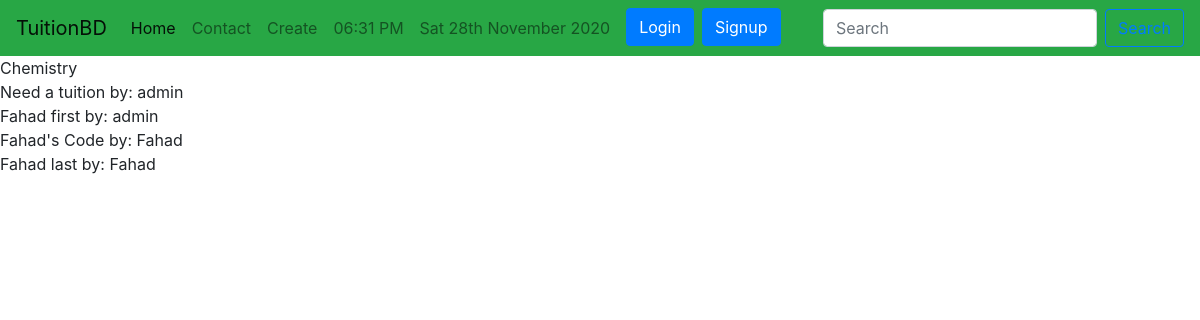
The app's page /tuition/subjects/, older data.
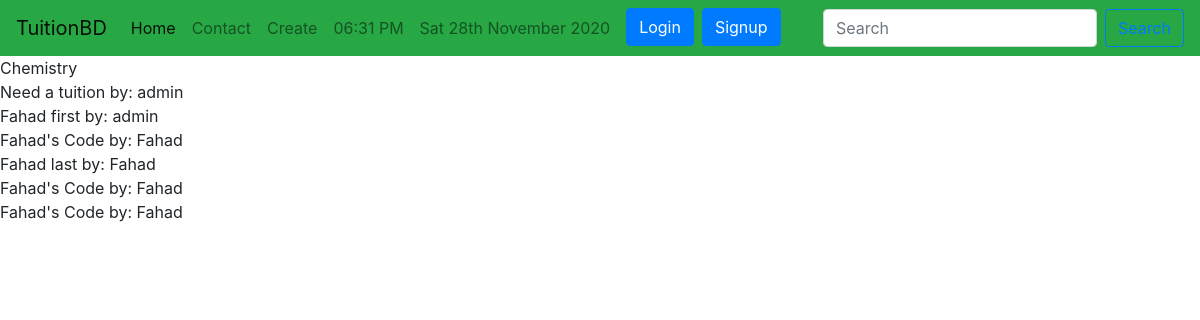
The same page, newer data.
### tuition/models.py (models this page shows, shortened)
class Post(models.Model):
    CATEGORY=(
        ('Teacher','Teacher'),
        ('Student','Student'),
    )
    MEDIUM=(
        ('bangla','bangla'),
        ('English','English'),
        ('Urdu','Urdu'),
        ('Hindi','Hindi'),
        ('Arabic','Arabic'),
    )
    user=models.ForeignKey(User,on_delete=models.CASCADE, blank=True, null= True)
    id=models.AutoField(primary_key=True)
    title=models.CharField(max_length=101)
    slug=models.CharField(max_length=100, default=title)
    email=models.EmailField()
    salary=models.FloatField()
    details=models.TextField()
    available=models.BooleanField()
    category=models.CharField(max_length=100,choices=CATEGORY)
    created_at=models.DateTimeField(default=now)
    image=models.ImageField(default='default.jpg', upload_to='tuition/images')
    medium=MultiSelectField(max_length=100, max_choices=5, choices=MEDIUM, default='bangla')
    subject=models.ManyToManyField(Subject, related_name='subject_set')
    class_in=models.ManyToManyField(Class_in, related_name='class_set')
    district=models.CharField(max_length=100, null=True, blank=True)
    likes=models.ManyToManyField(User, related_name='post_likes')
    views=models.ManyToManyField(User, related_name='post_views')
    objects=models.Manager()
    items=PostManager()

### tuition/views.py (the view)
# urls.py: path('subjects/',subview,name="subjects"),
def subview(request):
    sub=Subject.objects.get(name="Chemistry")
    post=sub.subject_set.all()
    return render(request, 'tuition/subjectview.html',{'sub':sub,'post':post})

### templates/tuition/subjectview.html
{% extends 'basic.html' %}
{% block body %}
{{sub.name}} <br>
{% for p in sub.subject_set.all %}
{{p.title}} by:
{{p.user.username}} <br>
{% endfor %}
{% endblock body %}

Row changes from the older to the newer data that the page shows:
added Post: title "Fahad's Code", user.username "Fahad"
added Post: title "Fahad's Code", user.username "Fahad"
